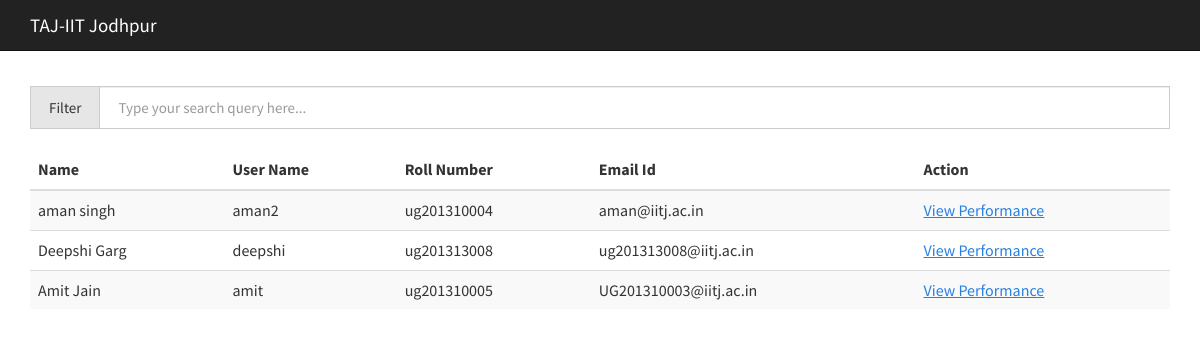
The page /judge/performanceIndividualIndex/1/ (signed in) on the database as committed earlier.
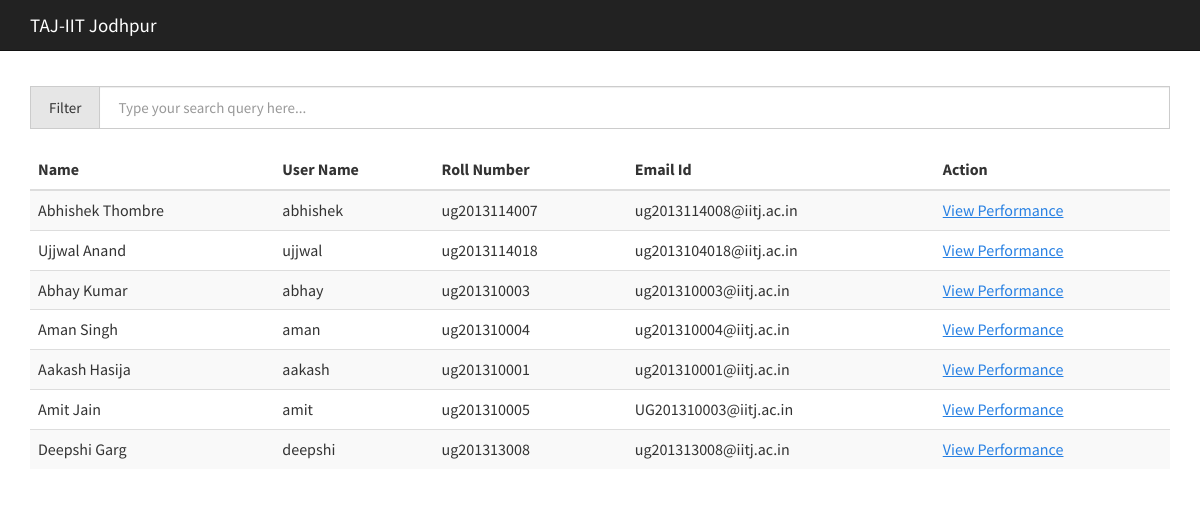
The same page on the database as committed later.
### judge/models.py (models this page shows, shortened)
class Hacker(AbstractBaseUser, PermissionsMixin):
    alphanumeric = RegexValidator(r'^[0-9a-zA-Z]*$', message='Only alphanumeric characters are allowed.')
    username = models.CharField(unique=True, max_length=20, validators=[alphanumeric])
    email = models.EmailField(verbose_name='email address', unique=True, max_length=255)
    first_name = models.CharField(max_length=30, null=True, blank=True)
    last_name = models.CharField(max_length=50, null=True, blank=True)
    roll = models.CharField(max_length=20, null=False, blank=False)
    date_joined = models.DateTimeField(auto_now_add=True)
    is_active = models.BooleanField(default=True, null=False)
    is_staff = models.BooleanField(default=False, null=False)
    attendace = models.PositiveSmallIntegerField(default = 0)
    profileImage = models.ImageField(upload_to="avatar")
    objects = AuthUserManager()
    course = models.ManyToManyField(Course)
    USERNAME_FIELD = 'username'
    REQUIRED_FIELDS = ['email']

### judge/views.py (the view)
# urls.py: url(r'^performanceIndividualIndex/(?P<courseId>\d+)/$', views.performanceIndividualIndex, name='index'),
@user_passes_test(lambda u: u.is_superuser or u.is_staff)
def performanceIndividualIndex(request, courseId):
    s = Hacker.objects.filter(course__id = courseId)
    return render(request, 'users/performance_individual_index.html', {'students':s , 'course_id' : courseId})

### judge/templates/users/performance_individual_index.html (shortened to what this page needs)
{% include "users/base.html" %}
<head>
</head>
<body>
    <div class="navbar navbar-default navbar-fixed-top">
        <div class="container">
            <div class="navbar-header">
              <a href="/judge/home" class="navbar-brand">TAJ-IIT Jodhpur</a>
            </div>
        </div>
    </div>
    <br><br><br><br>
    <div class="container-fluid">
        <div class="row-fluid">
            <div class = "col-md-12">
                <div class="input-group"> <span class="input-group-addon">Filter</span>
                    <input id="filter" type="text" class="form-control" placeholder="Type your search query here...">
                </div>
                <br>
                <table class="table table-striped table-hover ">
                    <thead>
                      <tr>
                        <th>Name</th>
                        <th>User Name</th>
                        <th>Roll Number</th>
                        <th>Email Id</th>
                        <th>Action</th>
                      </tr>
                    </thead>
                    <tbody class="searchable">
                      {% for s in students %}
                      <tr>
                        <td>{{s.first_name}} {{s.last_name}}</td>
                        <td>{{s.username}}</td>
                        <td>{{s.roll}}</td>
                        <td>{{s.email}}</td>
                        <td><a href = "/judge/performanceIndividual/{{course_id}}/{{s.id}}/">View Performance </a></td>
                      </tr>
                      {% endfor %}
                    </tbody>
                 </table>
             </div>
        </div>
    </div>
</body>

Rows that differ between the two databases and show on the page:
removed Hacker: first_name "aman", last_name "singh", username "aman2", roll "ug201310004", email "aman@iitj.ac.in"
added Hacker: first_name "Abhishek", last_name "Thombre", username "abhishek", roll "ug2013114007", email "ug2013114008@iitj.ac.in"
added Hacker: first_name "Ujjwal", last_name "Anand", username "ujjwal", roll "ug2013114018", email "ug2013104018@iitj.ac.in"
now on this page (row unchanged): Hacker: first_name "Abhay", last_name "Kumar", username "abhay", roll "ug201310003", email "ug201310003@iitj.ac.in"
now on this page (row edited): Hacker: first_name "Aman", last_name "Singh", username "aman", roll "ug201310004", email "ug201310004@iitj.ac.in"
now on this page (row edited): Hacker: first_name "Aakash", last_name "Hasija", username "aakash", roll "ug201310001", email "ug201310001@iitj.ac.in"
changed Hacker "Amit": moves up the list
